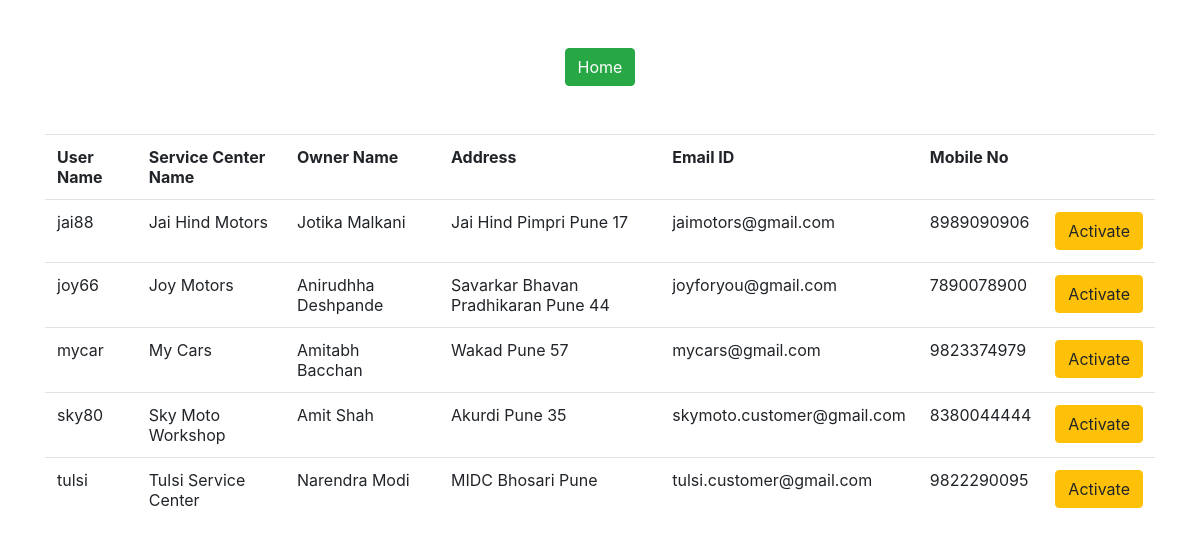
The page /validate-mechanic.php on the database its author committed.
### tables this page shows
create table mechanic(
    username varchar(50) primary key,
    password varchar(50) not null,
    service_center_name varchar(100) not null,
    mechanic_fullname varchar(100) not null,
    address varchar(100) not null,
    email varchar(100) not null,
    phone varchar(10) not null,
    latitude float,
    longitude float,
    status int default 0
);

### validate-mechanic.php (the view, shortened to what this page needs)
<?php include "connect.php"?>
<link rel="stylesheet" href="css/bootstrap.min.css">
<body>
<?php
	$rs = mysqli_query($con, "SELECT * from mechanic");
?>
<div class="container">
<br><br>
<center><a href="adminh.php" class="btn btn-success">Home</a></center><br><br>
<table class="table table-hover">
<tr>
	<th>User Name</th>
    <th>Service Center Name</th>
	<th>Owner Name</th>
    <th>Address</th>
    <th>Email ID</th>
	<th>Mobile No</th>
	<th></th>
</tr>
<?php
	while($row = mysqli_fetch_row($rs)){
?>
<tr>
	<td><?=$row[0]?></td>
	<td><?=$row[2]?></td>
	<td><?=$row[3]?></td>
	<td><?=$row[4]?></td>
	<td><?=$row[5]?></td>
    <td><?=$row[6]?></td>
	<td><a href="validate-mechanic1.php?status=<?=$row[9]?>&uid=<?=$row[0]?>" class="btn btn-warning"><?=$row[9]==0?"Activate":"Deactivate"?></a></td>
</tr>
<?php
	}
?>
</table>
</div>

### rows shown on the page
mechanic: username "jai88", service_center_name "Jai Hind Motors", mechanic_fullname "Jotika Malkani", address "Jai Hind Pimpri Pune 17", email "jaimotors@gmail.com", phone "8989090906", status "Activate"
mechanic: username "joy66", service_center_name "Joy Motors", mechanic_fullname "Anirudhha Deshpande", address "Savarkar Bhavan Pradhikaran Pune 44", email "joyforyou@gmail.com", phone "7890078900", status "Activate"
mechanic: username "mycar", service_center_name "My Cars", mechanic_fullname "Amitabh Bacchan", address "Wakad Pune 57", email "mycars@gmail.com", phone "9823374979", status "Activate"
mechanic: username "sky80", service_center_name "Sky Moto Workshop", mechanic_fullname "Amit Shah", address "Akurdi Pune 35", email "skymoto.customer@gmail.com", phone "8380044444", status "Activate"
mechanic: username "tulsi", service_center_name "Tulsi Service Center", mechanic_fullname "Narendra Modi", address "MIDC Bhosari Pune", email "tulsi.customer@gmail.com", phone "9822290095", status "Activate"
